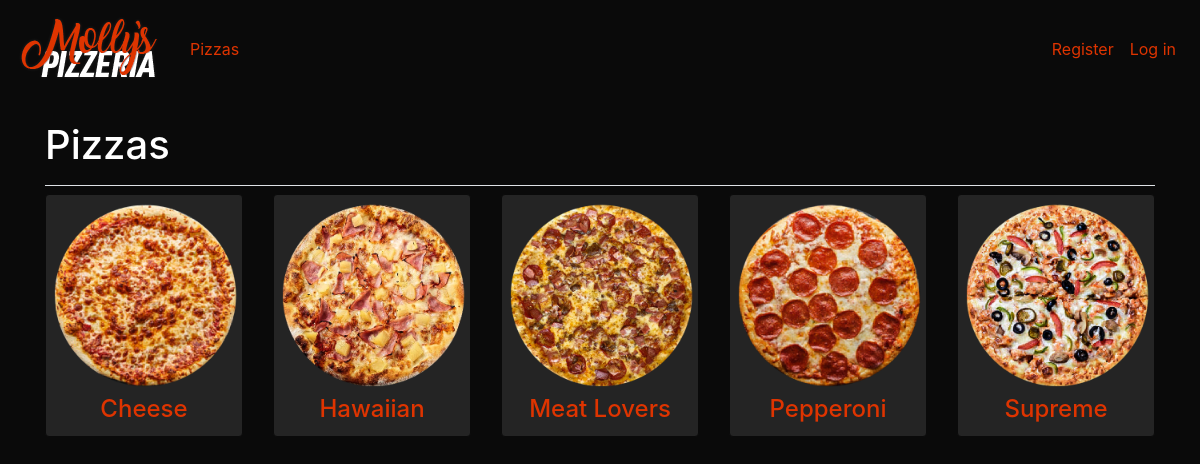
Page /pizzas/ on the committed database.
### pizza_app/models.py (models this page shows)
class Pizza(models.Model):
    name = models.CharField(max_length=200)
    image = models.ImageField(upload_to="pizzas", default='Cheese.png')
    def __str__(self):
        return self.name

### pizza_app/views.py (the view)
# urls.py: path('pizzas/', views.pizzas, name='pizzas'),
def pizzas(request):
    pizzas = Pizza.objects.order_by('name')
    context = {'pizzas':pizzas}
    return render(request, 'pizza_app/pizzas.html', context)

### pizza_app/templates/pizza_app/pizzas.html
{% extends "pizza_app/base.html" %}
{% load static %}
{% block page_header %}
    <h1>Pizzas</h1>
{% endblock page_header %}
{% block content %}
{% block styles %}
    <link rel="stylesheet" href="{% static 'pizza_app/css/pizzeria_theme.css' %}">
{% endblock %}
<head>
</head>
<div class="card-deck">
    {% for pizza in pizzas %}
        <div class="card">
            <a href="{% url 'pizza_app:pizza' pizza.id %}">
            <div class="card-block">
                <img src="{{ pizza.image.url }}" style="width: 200px;" class="center"/>
                <h4 class="card-title" style="text-align: center;">{{ pizza }}
                </h4>
            </div>
            </a>
        </div>
    {% endfor %}
</div>
{% endblock content %}

### rows in the picture
Pizza: image (picture), name "Cheese"
Pizza: image (picture), name "Hawaiian"
Pizza: image (picture), name "Meat Lovers"
Pizza: image (picture), name "Pepperoni"
Pizza: image (picture), name "Supreme"
